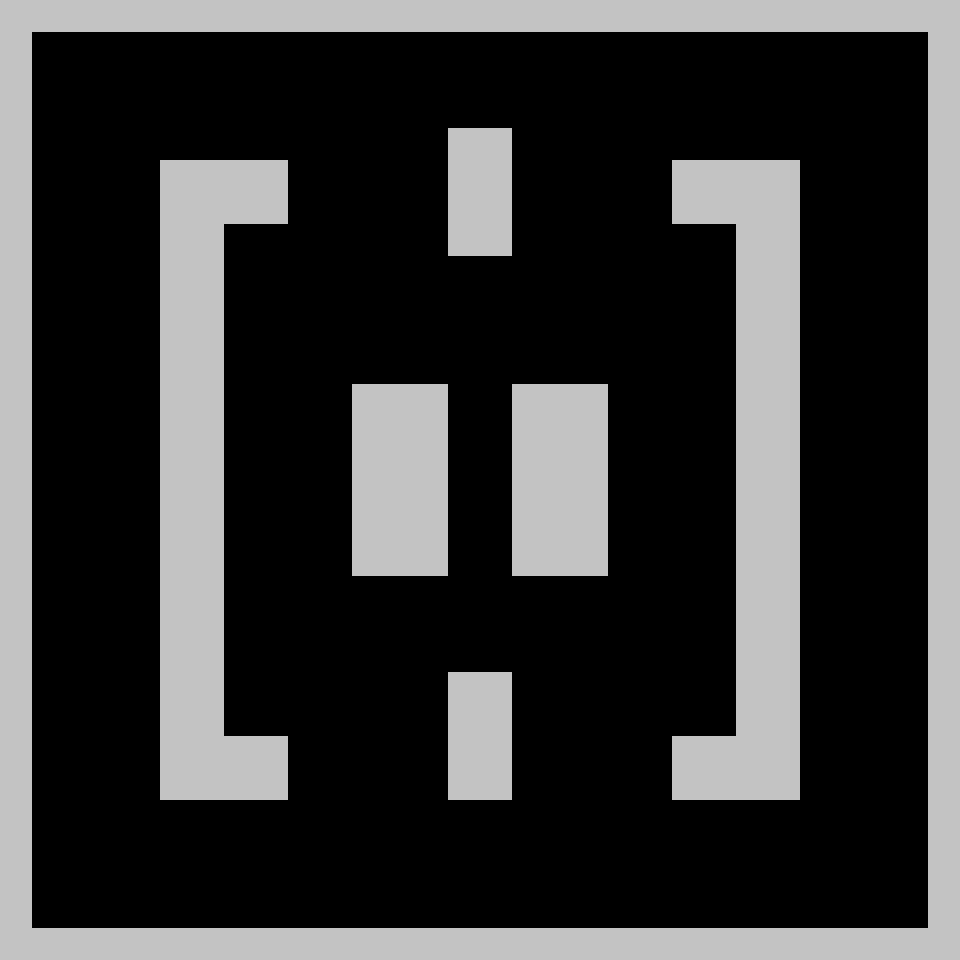

This game map was drawn from its Tiled (.tmx) file and the tilesets committed beside it. A one-line description and the trimmed map source follow:
An orthogonal 30x30 tile map with 32x32 px tiles, 1 tile layer (GridMap).

<map version="1.0" orientation="orthogonal" renderorder="left-up" width="30" height="30" tilewidth="32" tileheight="32" nextobjectid="1">
 <tileset firstgid="1" name="template7x7_0" tilewidth="32" tileheight="32">
  <image source="template7x7_0.png" width="224" height="224" />
 </tileset>
 <layer name="GridMap" width="30" height="30">
  <data>[900 cells, 264 non-empty, 9 distinct tile ids]</data>
 </layer>
</map>